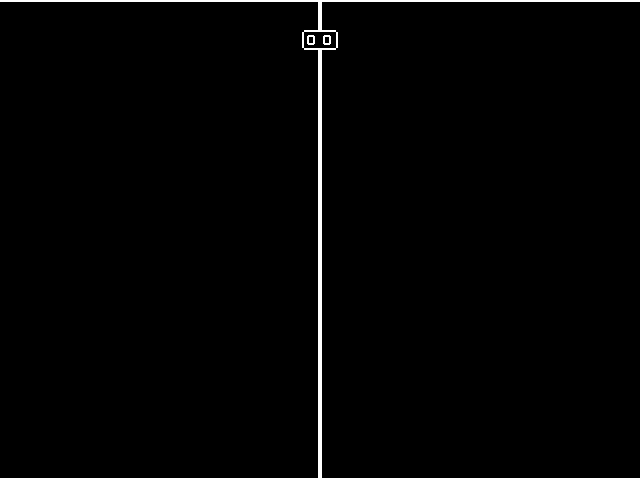

The image is a tile-based game level rendered from a .tmx file. Its description and complete source (layers, tilesets, objects, tile grids) follow:
An orthogonal 40x30 tile map with 16x16 px tiles, 1 tile layer (Kachelebene 1).

<map version="1.2" tiledversion="1.3.3" orientation="orthogonal" renderorder="right-down" width="40" height="30" tilewidth="16" tileheight="16" infinite="0" nextlayerid="2" nextobjectid="1">
 <tileset firstgid="1" source="myPONG.tsx" />
 <layer id="1" name="Kachelebene 1" width="40" height="30">
  <data encoding="csv">
789,789,789,789,789,789,789,789,789,789,789,789,789,789,789,789,789,789,789,790,788,789,789,789,789,789,789,789,789,789,789,789,789,789,789,789,789,789,789,789,
207,207,207,207,207,207,207,207,207,207,207,207,207,207,207,207,207,207,207,918,916,207,207,207,207,207,207,207,207,207,207,207,207,207,207,207,207,207,207,207,
207,207,207,207,207,207,207,207,207,207,207,207,207,207,207,207,207,207,854,1,1,852,207,207,207,207,207,207,207,207,207,207,207,207,207,207,207,207,207,207,
207,207,207,207,207,207,207,207,207,207,207,207,207,207,207,207,207,207,207,790,788,207,207,207,207,207,207,207,207,207,207,207,207,207,207,207,207,207,207,207,
207,207,207,207,207,207,207,207,207,207,207,207,207,207,207,207,207,207,207,854,852,207,207,207,207,207,207,207,207,207,207,207,207,207,207,207,207,207,207,207,
207,207,207,207,207,207,207,207,207,207,207,207,207,207,207,207,207,207,207,854,852,207,207,207,207,207,207,207,207,207,207,207,207,207,207,207,207,207,207,207,
207,207,207,207,207,207,207,207,207,207,207,207,207,207,207,207,207,207,207,854,852,207,207,207,207,207,207,207,207,207,207,207,207,207,207,207,207,207,207,207,
207,207,207,207,207,207,207,207,207,207,207,207,207,207,207,207,207,207,207,854,852,207,207,207,207,207,207,207,207,207,207,207,207,207,207,207,207,207,207,207,
207,207,207,207,207,207,207,207,207,207,207,207,207,207,207,207,207,207,207,854,852,207,207,207,207,207,207,207,207,207,207,207,207,207,207,207,207,207,207,207,
207,207,207,207,207,207,207,207,207,207,207,207,207,207,207,207,207,207,207,854,852,207,207,207,207,207,207,207,207,207,207,207,207,207,207,207,207,207,207,207,
207,207,207,207,207,207,207,207,207,207,207,207,207,207,207,207,207,207,207,854,852,207,207,207,207,207,207,207,207,207,207,207,207,207,207,207,207,207,207,207,
207,207,207,207,207,207,207,207,207,207,207,207,207,207,207,207,207,207,207,854,852,207,207,207,207,207,207,207,207,207,207,207,207,207,207,207,207,207,207,207,
207,207,207,207,207,207,207,207,207,207,207,207,207,207,207,207,207,207,207,854,852,207,207,207,207,207,207,207,207,207,207,207,207,207,207,207,207,207,207,207,
207,207,207,207,207,207,207,207,207,207,207,207,207,207,207,207,207,207,207,854,852,207,207,207,207,207,207,207,207,207,207,207,207,207,207,207,207,207,207,207,
207,207,207,207,207,207,207,207,207,207,207,207,207,207,207,207,207,207,207,854,852,207,207,207,207,207,207,207,207,207,207,207,207,207,207,207,207,207,207,207,
207,207,207,207,207,207,207,207,207,207,207,207,207,207,207,207,207,207,207,854,852,207,207,207,207,207,207,207,207,207,207,207,207,207,207,207,207,207,207,207,
207,207,207,207,207,207,207,207,207,207,207,207,207,207,207,207,207,207,207,854,852,207,207,207,207,207,207,207,207,207,207,207,207,207,207,207,207,207,207,207,
207,207,207,207,207,207,207,207,207,207,207,207,207,207,207,207,207,207,207,854,852,207,207,207,207,207,207,207,207,207,207,207,207,207,207,207,207,207,207,207,
207,207,207,207,207,207,207,207,207,207,207,207,207,207,207,207,207,207,207,854,852,207,207,207,207,207,207,207,207,207,207,207,207,207,207,207,207,207,207,207,
207,207,207,207,207,207,207,207,207,207,207,207,207,207,207,207,207,207,207,854,852,207,207,207,207,207,207,207,207,207,207,207,207,207,207,207,207,207,207,207,
207,207,207,207,207,207,207,207,207,207,207,207,207,207,207,207,207,207,207,854,852,207,207,207,207,207,207,207,207,207,207,207,207,207,207,207,207,207,207,207,
207,207,207,207,207,207,207,207,207,207,207,207,207,207,207,207,207,207,207,854,852,207,207,207,207,207,207,207,207,207,207,207,207,207,207,207,207,207,207,207,
207,207,207,207,207,207,207,207,207,207,207,207,207,207,207,207,207,207,207,854,852,207,207,207,207,207,207,207,207,207,207,207,207,207,207,207,207,207,207,207,
207,207,207,207,207,207,207,207,207,207,207,207,207,207,207,207,207,207,207,854,852,207,207,207,207,207,207,207,207,207,207,207,207,207,207,207,207,207,207,207,
207,207,207,207,207,207,207,207,207,207,207,207,207,207,207,207,207,207,207,854,852,207,207,207,207,207,207,207,207,207,207,207,207,207,207,207,207,207,207,207,
207,207,207,207,207,207,207,207,207,207,207,207,207,207,207,207,207,207,207,854,852,207,207,207,207,207,207,207,207,207,207,207,207,207,207,207,207,207,207,207,
207,207,207,207,207,207,207,207,207,207,207,207,207,207,207,207,207,207,207,854,852,207,207,207,207,207,207,207,207,207,207,207,207,207,207,207,207,207,207,207,
207,207,207,207,207,207,207,207,207,207,207,207,207,207,207,207,207,207,207,854,852,207,207,207,207,207,207,207,207,207,207,207,207,207,207,207,207,207,207,207,
207,207,207,207,207,207,207,207,207,207,207,207,207,207,207,207,207,207,207,854,852,207,207,207,207,207,207,207,207,207,207,207,207,207,207,207,207,207,207,207,
917,917,917,917,917,917,917,917,917,917,917,917,917,917,917,917,917,917,917,918,916,917,917,917,917,917,917,917,917,917,917,917,917,917,917,917,917,917,917,917
</data>
 </layer>
</map>
